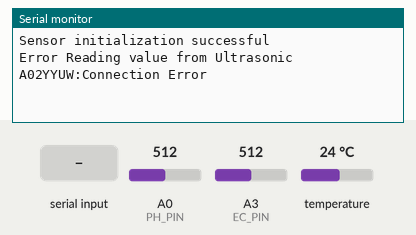
Bench run of a sketch on a simulated Arduino Uno, built with avr-gcc and run on an emulated ATmega328P. Parts: the last lines printed to the serial monitor. The inputs (shaded band) are chosen by the test bench; at power-on: temperature 24 °C, A0 (PH_PIN) = 512, A3 (EC_PIN) = 512.

Above: at 1.8 s.
1.9 s: "1" received over the second serial link
At 2.6 s:
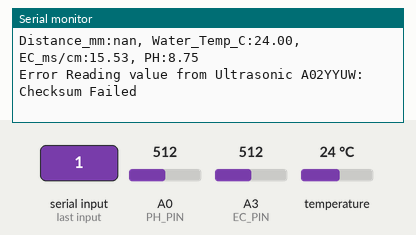
3.5 s: temperature set to 12 °C
At 3.96 s:
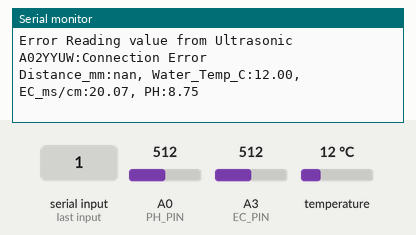
5.0 s: A0 (PH_PIN) set to 716
At 5.6 s:
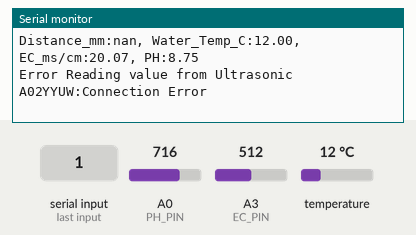
6.5 s: A3 (EC_PIN) set to 716
At 7.4 s:
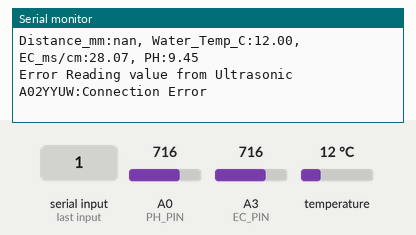
8.0 s: temperature set to 19 °C
At 8.6 s:
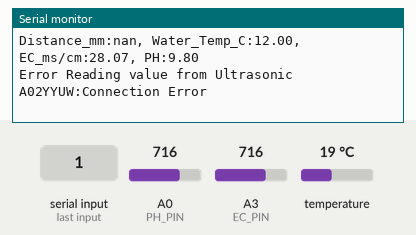
9.5 s: A0 (PH_PIN) set to 900
At 10.6 s:
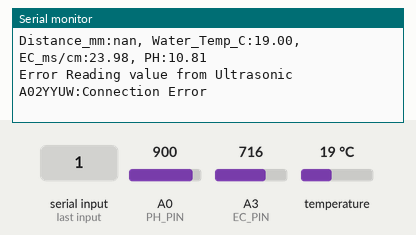
Timing chart, 0 to 12.0 s (numbered marks = the images above; inputs shaded):
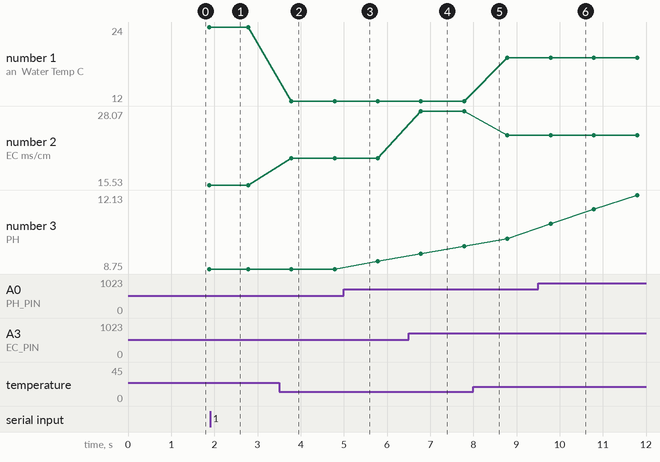

Measured:
- after the input at 1.9 s, the serial monitor: prints a new line after 0.12 s (image 1)
- after the input at 3.5 s, the serial monitor: prints a new line after 0.28 s (image 2)
- after the input at 6.5 s, the serial monitor: prints a new line after 0.29 s (image 4)
- after the input at 9.5 s, the serial monitor: prints a new line after 0.29 s (image 6)
- plotted number 1: 24 → 12 after the input at 3.5 s, 12 → 19 after the input at 8.0 s
- plotted number 2: 15.53 → 20.07 after the input at 3.5 s, 20.07 → 28.07 after the input at 6.5 s, 28.07 → 23.98 after the input at 8.0 s
- plotted number 3: 8.75 → 9.1 after the input at 5.0 s, 10.14 → 12.13 after the input at 9.5 s

The sketch:

nutrino.ino
```cpp
#include "src/Ultrasonic_A02YYUW.h"
#include "src/Temp_DS18B20.h"
#include "src/EC_DFR.h"
#include "src/PH_DFR.h"
#include <OneWire.h>

#define ONE_WIRE_BUS_PIN 10
#define EC_PIN A3
#define PH_PIN A0

OneWire one_wire_bus(ONE_WIRE_BUS_PIN);

Sensor* DS18B20 = new Temp_DS18B20(one_wire_bus);
Sensor* ultrasonic = new Ultrasonic_A02YYUW(4, 3);
Sensor* ec_probe = new EC_DFR(EC_PIN);
Sensor* ph_probe = new PH_DFR(PH_PIN);

EC_DFR* ec_derived = static_cast<EC_DFR*>(ec_probe);

float distance, water_temp,ec,ph, ec_voltage;

void setup(){
    Serial.begin(9600);
    ultrasonic->begin(9600); // uses software serial so needs baudrate
    DS18B20->begin();
    ec_probe->begin();

    Serial.println("Sensor initialization successful");
}


void loop(){

    static unsigned long timepoint = millis();

    if(millis()-timepoint>1000U){
      timepoint=millis();
      distance = ultrasonic->readSensor();
      water_temp = DS18B20->readSensor();
      ec = ec_probe->readSensor(water_temp);
      ph = ph_probe->readSensor();

      Serial.print("Distance_mm:");
      Serial.print(distance);
      Serial.print(", Water_Temp_C:");
      Serial.print(water_temp);
      Serial.print(", EC_ms/cm:");
      Serial.print(ec);
      Serial.print(", PH:");
      Serial.println(ph);

      ec_voltage = ec_derived->readSensor_voltage();

      }

    // EC Specific methods (calibration)
    ec_derived->calibrate(ec_voltage,water_temp);

}
```

EC_DFR.cpp
```cpp
#include "EC_DFR.h"
#include <math.h>

EC_DFR::EC_DFR (int ao_pin, float default_temp, int delay_ms) : ao_pin_(ao_pin), default_temperature_(default_temp){
    setDelay(delay_ms);
}

float EC_DFR::readSensor(){
// Returns EC in mS/cm @ default_temp_ in C
  voltage_= analogRead(ao_pin_)/1024.0*5000;

  ec_= DFR_EC_.readEC(voltage_, default_temperature_);

  return ec_;
}

float EC_DFR::readSensor(float temperature){
// Returns EC in mS/cm @ temperature in C

  voltage_= analogRead(ao_pin_)/1024.0*5000;

  temperature = isnan(temperature) ?  default_temperature_: temperature;

  ec_= DFR_EC_.readEC(voltage_, temperature);

  return ec_;
}

float EC_DFR::readSensor_voltage(){
// Returns voltage
  voltage_= analogRead(ao_pin_)/1024.0*5000;
  return voltage_;
}

void EC_DFR::calibrate(float voltage, float temperature){
  temperature = isnan(temperature) ?  default_temperature_: temperature;
  DFR_EC_.calibration(voltage, temperature);
}

void EC_DFR::begin(int baud_rate){
    this->begin();
}

void EC_DFR::begin(){
    DFR_EC_.begin();
}
```

EC_DFR.h
```cpp
#ifndef EC_DFR_H
#define EC_DFR_H

#include "Sensor.h"
#include <DFRobot_EC.h>
#include <EEPROM.h>


class EC_DFR : public Sensor{
    public:
        EC_DFR(int ao_pin, float default_temp=25, int delay_ms=1000);
        float readSensor() override;
        float readSensor(float temperature) override;
        float readSensor_voltage();

        void begin(int baud_rate) override;
        void begin() override;
        void calibrate(float voltage, float temperature);
        ~EC_DFR(){};

    private:
        int ao_pin_;
        float voltage_;
        float ec_;
        float default_temperature_;
        DFRobot_EC DFR_EC_;

};


#endif
```

PH_DFR.cpp
```cpp
#include "PH_DFR.h"
#include <math.h>

PH_DFR::PH_DFR (int ao_pin, float default_temp, unsigned int refresh_interval, int delay_ms) : ao_pin_(ao_pin),
                                                                                               default_temperature_(default_temp),
                                                                                               refresh_interval_(refresh_interval){
    setDelay(delay_ms);
    timestamp_= millis();
}

float PH_DFR::readSensor(){
// Returns PH @ default_temp_ in C
  float runningSum=0;

  if (this->buff_notFull() || this->refresh_buffer()){


    for (float& i : buff_) {// fix this

    i=analogRead(ao_pin_);
    runningSum += i;
    delay(10);

    }

    ph_ = 3.5 * ((runningSum / 10) * 5.0 / 1024);
    index_=0;

    return ph_;

  }

  buff_[index_]=analogRead(ao_pin_);
  index_++;

  for (float i:buff_){
    runningSum+=i;
  }

  ph_ = 3.5 * ((runningSum / 10) * 5.0 / 1024);

  if(index_>=10){
    index_=0;
  }

  return ph_;
}

float PH_DFR::readSensor_voltage(){
// Returns voltage
  voltage_= analogRead(ao_pin_)/1024.0*5000;
  return voltage_;
}

bool PH_DFR::buff_notFull(){
  for(float i : buff_){

    if (isnan(i)){
      return true;
    }

  }

  return false;
}

bool PH_DFR::refresh_buffer(){

  if (millis()-timestamp_ > refresh_interval_){

    timestamp_ = millis();

    return true;

  }

  return false;
}

void PH_DFR::begin(int baud_rate){
    this->begin();
}


void PH_DFR::begin(){}
```

PH_DFR.h
```cpp
#ifndef EC_PH_H
#define EC_PH_H

#include "Sensor.h"
#include "math.h"

class PH_DFR : public Sensor{
    public:
        PH_DFR(int ao_pin, float default_temp=25, unsigned int refresh_interval=60000U, int delay_ms=1000);
        float readSensor() override;
        bool buff_notFull();
        bool refresh_buffer();
        float readSensor_voltage();

        void begin(int baud_rate) override;
        void begin() override;
        ~PH_DFR(){};

    private:
        int ao_pin_;
        float buff_[10]={NAN,NAN,NAN,NAN,NAN,NAN,NAN,NAN,NAN,NAN};
        int index_=0;
        float voltage_;
        float refresh_interval_;
        float ph_;
        float default_temperature_;
        unsigned long timestamp_;

};


#endif
```

Sensor.cpp
```cpp
#include "Sensor.h"
#include<math.h>

int Sensor::getDelay(){
    return delay_;
}
void Sensor::setDelay(int delay_ms){
    delay_= delay_ms;
}

float Sensor::readSensor(float){
    return NAN;
}
```

Sensor.h
```cpp
#ifndef SENSOR_H
#define SENSOR_H

#include <Arduino.h>

class Sensor{
    public:
        virtual void begin()=0;
        virtual void begin(int baud_rate)=0;
        virtual float readSensor()=0;
        virtual float readSensor(float);
        virtual ~Sensor(){};

        int getDelay();
        void setDelay(int delay_ms);

    private:
        int delay_;


};


#endif
```

Temp_DS18B20.cpp
```cpp
#include "Temp_DS18B20.h"
#include <math.h>

Temp_DS18B20::Temp_DS18B20 (OneWire& ow_bus, int delay_ms) : oneWire_bus_(ow_bus), DS18B20_(&ow_bus){
    setDelay(delay_ms);
}

float Temp_DS18B20::readSensor(){
// Returns temperature in C

  DS18B20_.requestTemperatures();  // Send command to get temperature readings

  temperature_ = DS18B20_.getTempCByIndex(0);  // Read temperature in Celsius

  // Check if the sensor is connected
  if (temperature_ == DEVICE_DISCONNECTED_C) {
    Serial.println("Error Reading value from Temperature_DS18B20: DS18B20 not detected!");
  }else{
    return temperature_;
  }

  return NAN;
}

void Temp_DS18B20::begin(int baud_rate){
    this->begin();
}

void Temp_DS18B20::begin(){
    DS18B20_.begin();
}
```

Temp_DS18B20.h
```cpp
#ifndef TEMP_DS18B20_H
#define TEMP_DS18B20_H

#include "Sensor.h"
#include <OneWire.h>
#include <DallasTemperature.h>


class Temp_DS18B20 : public Sensor{
    public:
        Temp_DS18B20(OneWire& ow_bus, int delay_ms=1000);
        float readSensor() override;
        void begin(int baud_rate) override;
        void begin() override;
        ~Temp_DS18B20(){};

    private:
        int ow_dpin_;
        float temperature_;
        OneWire& oneWire_bus_;
        DallasTemperature DS18B20_;


};


#endif
```

Ultrasonic_A02YYUW.cpp
```cpp
#include "Ultrasonic_A02YYUW.h"
#include <math.h>

Ultrasonic_A02YYUW::Ultrasonic_A02YYUW (int rx, int tx, int delay_ms) : rx_dpin_(rx),
                                                                        tx_dpin_(tx),
                                                                        mySerial_(rx,tx){
    setDelay(delay_ms);
    // mySerial_(rx_dpin_,tx_dpin_);

}

float Ultrasonic_A02YYUW::readSensor(){
// Returns distance in mm
    unsigned char incoming_byte;

    if(mySerial_.available()){

        do{
            incoming_byte = mySerial_.read();
            data_[0] = incoming_byte;
        }while(incoming_byte!=0xFF || mySerial_.available()>4);

        // while(mySerial_.available()<4);

        for(int i=1; i<4;i++){
            data_[i] = mySerial_.read();
        }

        HEADER_ = data_[0];
        DATA_H_ = data_[1];
        DATA_L_ = data_[2];
        SUM_ = data_[3];


        if(HEADER_==0xFF){
            int checksum=(HEADER_+DATA_H_+DATA_L_)&0x00FF;

            if(checksum==SUM_){
                distance_=(DATA_H_<<8)+DATA_L_;
                if(distance_>30){

                    return distance_;
                }else{
                    Serial.println("Error Reading value from Ultrasonic A02YYUW: Below the lower limit");
                }
            }else{
                Serial.println("Error Reading value from Ultrasonic A02YYUW: Checksum Failed");
            }
        }else{
            Serial.println("Error Reading value from Ultrasonic A02YYUW: missaligned data frame");
        }

    }else{
        Serial.println("Error Reading value from Ultrasonic A02YYUW:Connection Error");
    }

    return NAN;
}

void Ultrasonic_A02YYUW::begin(int baud_rate){
    mySerial_.begin(baud_rate);
}

void Ultrasonic_A02YYUW::begin(){
    mySerial_.begin(9600);
}
```

Ultrasonic_A02YYUW.h
```cpp
#ifndef ULTRASONIC_A02YYUW_H
#define ULTRASONIC_A02YYUW_H

#include "Sensor.h"
#include <SoftwareSerial.h>


class Ultrasonic_A02YYUW : public Sensor{
    public:
        Ultrasonic_A02YYUW(int rx, int tx, int delay_ms=100);
        float readSensor() override;
        void begin(int baud_rate) override;
        void begin() override;
        ~Ultrasonic_A02YYUW(){};

    private:
        int rx_dpin_;
        int tx_dpin_;
        unsigned char data_[4];
        float distance_;
        unsigned char HEADER_;
        unsigned char DATA_H_;
        unsigned char DATA_L_;
        unsigned char SUM_;
        SoftwareSerial mySerial_;

};


#endif
```
